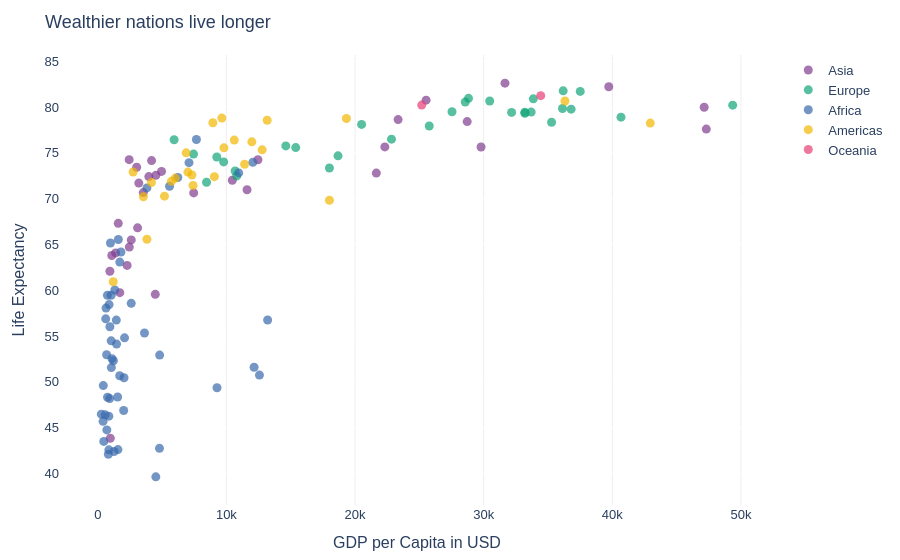

The notebook cell this image was saved under:
### Code cell
# Let's improve it!!
fig = px.scatter(
    data_frame=df, x='gdpPercap', y='lifeExp',
    color='continent',                      # colour encodes category (continent)
    hover_name='country',                   # hover shows country name
    labels={'gdpPercap': 'GDP per Capita in USD',
            'lifeExp': 'Life Expectancy',
            'continent': ''},
    color_discrete_sequence=px.colors.qualitative.Bold  # plotly express 
)
fig.update_layout(
    title='Wealthier nations live longer',
    plot_bgcolor='white', paper_bgcolor='white',
    font=dict(family='Arial', size=13),
    xaxis=dict(showgrid=True, gridcolor='#EEEEEE'),
    margin=dict(l=60, r=40, t=55, b=40), height=500
)

fig.update_traces(marker=dict(size=9, opacity=0.7))
fig.show()

### Figure 1 — Plotly figure (JSON) as saved in the notebook; plotly's stock layout.template omitted (floating-point values rounded to 4 significant figures)
{"data": [{"hovertemplate": "<b>%{hovertext}</b><br><br>=Asia<br>GDP per Capita in USD=%{x}<br>Life Expectancy=%{y}<extra></extra>", "hovertext": ["Afghanistan", "Bahrain", "Bangladesh", "Cambodia", "China", "Hong Kong, China", "India", "Indonesia", "Iran", "Iraq", "Israel", "Japan", "Jordan", "Korea, Dem. Rep.", "Korea, Rep.", "Kuwait", "Lebanon", "Malaysia", "Mongolia", "Myanmar", "Nepal", "Oman", "Pakistan", "Philippines", "Saudi Arabia", "Singapore", "Sri Lanka", "Syria", "Taiwan", "Thailand", "Vietnam", "West Bank and Gaza", "Yemen, Rep."], "legendgroup": "Asia", "marker": {"color": "rgb(127, 60, 141)", "opacity": 0.7, "size": 9, "symbol": "circle"}, "mode": "markers", "name": "Asia", "orientation": "v", "showlegend": true, "type": "scatter", "x": [974.6, 29800.0, 1391.0, 1714.0, 4959.0, 39720.0, 2452.0, 3541.0, 11610.0, 4471.0, 25520.0, 31660.0, 4519.0, 1593.0, 23350.0, 47310.0, 10460.0, 12450.0, 3096.0, 944, 1091.0, 22320.0, 2606.0, 3190.0, 21650.0, 47140.0, 3970.0, 4185.0, 28720.0, 7458.0, 2442.0, 3025.0, 2281.0], "xaxis": "x", "y": [43.83, 75.64, 64.06, 59.72, 72.96, 82.21, 64.7, 70.65, 70.96, 59.55, 80.75, 82.6, 72.53, 67.3, 78.62, 77.59, 71.99, 74.24, 66.8, 62.07, 63.78, 75.64, 65.48, 71.69, 72.78, 79.97, 72.4, 74.14, 78.4, 70.62, 74.25, 73.42, 62.7], "yaxis": "y"}, {"hovertemplate": "<b>%{hovertext}</b><br><br>=Europe<br>GDP per Capita in USD=%{x}<br>Life Expectancy=%{y}<extra></extra>", "hovertext": ["Albania", "Austria", "Belgium", "Bosnia and Herzegovina", "Bulgaria", "Croatia", "Czech Republic", "Denmark", "Finland", "France", "Germany", "Greece", "Hungary", "Iceland", "Ireland", "Italy", "Montenegro", "Netherlands", "Norway", "Poland", "Portugal", "Romania", "Serbia", "Slovak Republic", "Slovenia", "Spain", "Sweden", "Switzerland", "Turkey", "United Kingdom"], "legendgroup": "Europe", "marker": {"color": "rgb(17, 165, 121)", "opacity": 0.7, "size": 9, "symbol": "circle"}, "mode": "markers", "name": "Europe", "orientation": "v", "showlegend": true, "type": "scatter", "x": [5937.0, 36130.0, 33690.0, 7446.0, 10680.0, 14620.0, 22830.0, 35280.0, 33210.0, 30470.0, 32170.0, 27540.0, 18010.0, 36180.0, 40680.0, 28570.0, 9254.0, 36800.0, 49360.0, 15390.0, 20510.0, 10810.0, 9787.0, 18680.0, 25770.0, 28820.0, 33860.0, 37510.0, 8458.0, 33200.0], "xaxis": "x", "y": [76.42, 79.83, 79.44, 74.85, 73.0, 75.75, 76.49, 78.33, 79.31, 80.66, 79.41, 79.48, 73.34, 81.76, 78.89, 80.55, 74.54, 79.76, 80.2, 75.56, 78.1, 72.48, 74.0, 74.66, 77.93, 80.94, 80.88, 81.7, 71.78, 79.42], "yaxis": "y"}, {"hovertemplate": "<b>%{hovertext}</b><br><br>=Africa<br>GDP per Capita in USD=%{x}<br>Life Expectancy=%{y}<extra></extra>", "hovertext": ["Algeria", "Angola", "Benin", "Botswana", "Burkina Faso", "Burundi", "Cameroon", "Central African Republic", "Chad", "Comoros", "Congo, Dem. Rep.", "Congo, Rep.", "Cote d'Ivoire", "Djibouti", "Egypt", "Equatorial Guinea", "Eritrea", "Ethiopia", "Gabon", "Gambia", "Ghana", "Guinea", "Guinea-Bissau", "Kenya", "Lesotho", "Liberia", "Libya", "Madagascar", "Malawi", "Mali", "Mauritania", "Mauritius", "Morocco", "Mozambique", "Namibia", "Niger", "Nigeria", "Reunion", "Rwanda", "Sao Tome and Principe", "Senegal", "Sierra Leone", "Somalia", "South Africa", "Sudan", "Swaziland", "Tanzania", "Togo", "Tunisia", "Uganda", "Zambia", "Zimbabwe"], "legendgroup": "Africa", "marker": {"color": "rgb(57, 105, 172)", "opacity": 0.7, "size": 9, "symbol": "circle"}, "mode": "markers", "name": "Africa", "orientation": "v", "showlegend": true, "type": "scatter", "x": [6223.0, 4797.0, 1441.0, 12570.0, 1217.0, 430.1, 2042.0, 706.0, 1704.0, 986.1, 277.6, 3633.0, 1545.0, 2082.0, 5581.0, 12150.0, 641.4, 690.8, 13210.0, 752.7, 1328.0, 942.7, 579.2, 1463.0, 1569.0, 414.5, 12060.0, 1045.0, 759.3, 1043.0, 1803.0, 10960.0, 3820.0, 823.7, 4811.0, 619.7, 2014.0, 7670.0, 863.1, 1598.0, 1712.0, 862.5, 926.1, 9270.0, 2602.0, 4513.0, 1107.0, 883.0, 7093.0, 1056.0, 1271.0, 469.7], "xaxis": "x", "y": [72.3, 42.73, 56.73, 50.73, 52.3, 49.58, 50.43, 44.74, 50.65, 65.15, 46.46, 55.32, 48.33, 54.79, 71.34, 51.58, 58.04, 52.95, 56.73, 59.45, 60.02, 56.01, 46.39, 54.11, 42.59, 45.68, 73.95, 59.44, 48.3, 54.47, 64.16, 72.8, 71.16, 42.08, 52.91, 56.87, 46.86, 76.44, 46.24, 65.53, 63.06, 42.57, 48.16, 49.34, 58.56, 39.61, 52.52, 58.42, 73.92, 51.54, 42.38, 43.49], "yaxis": "y"}, {"hovertemplate": "<b>%{hovertext}</b><br><br>=Americas<br>GDP per Capita in USD=%{x}<br>Life Expectancy=%{y}<extra></extra>", "hovertext": ["Argentina", "Bolivia", "Brazil", "Canada", "Chile", "Colombia", "Costa Rica", "Cuba", "Dominican Republic", "Ecuador", "El Salvador", "Guatemala", "Haiti", "Honduras", "Jamaica", "Mexico", "Nicaragua", "Panama", "Paraguay", "Peru", "Puerto Rico", "Trinidad and Tobago", "United States", "Uruguay", "Venezuela"], "legendgroup": "Americas", "marker": {"color": "rgb(242, 183, 1)", "opacity": 0.7, "size": 9, "symbol": "circle"}, "mode": "markers", "name": "Americas", "orientation": "v", "showlegend": true, "type": "scatter", "x": [12780.0, 3822.0, 9066.0, 36320.0, 13170.0, 7007.0, 9645.0, 8948.0, 6025.0, 6873.0, 5728.0, 5186.0, 1202.0, 3548.0, 7321.0, 11980.0, 2749.0, 9809.0, 4173.0, 7409.0, 19330.0, 18010.0, 42950.0, 10610.0, 11420.0], "xaxis": "x", "y": [75.32, 65.55, 72.39, 80.65, 78.55, 72.89, 78.78, 78.27, 72.23, 74.99, 71.88, 70.26, 60.92, 70.2, 72.57, 76.19, 72.9, 75.54, 71.75, 71.42, 78.75, 69.82, 78.24, 76.38, 73.75], "yaxis": "y"}, {"hovertemplate": "<b>%{hovertext}</b><br><br>=Oceania<br>GDP per Capita in USD=%{x}<br>Life Expectancy=%{y}<extra></extra>", "hovertext": ["Australia", "New Zealand"], "legendgroup": "Oceania", "marker": {"color": "rgb(231, 63, 116)", "opacity": 0.7, "size": 9, "symbol": "circle"}, "mode": "markers", "name": "Oceania", "orientation": "v", "showlegend": true, "type": "scatter", "x": [34440.0, 25190.0], "xaxis": "x", "y": [81.23, 80.2], "yaxis": "y"}], "layout": {"autosize": true, "font": {"family": "Arial", "size": 13}, "legend": {"title": {"text": ""}, "tracegroupgap": 0}, "margin": {"b": 40, "l": 60, "r": 40, "t": 55}, "paper_bgcolor": "white", "plot_bgcolor": "white", "title": {"text": "Wealthier nations live longer"}, "xaxis": {"anchor": "y", "autorange": true, "domain": [0, 1], "gridcolor": "#EEEEEE", "range": [-2808.0, 52440.0], "showgrid": true, "title": {"text": "GDP per Capita in USD"}, "type": "linear"}, "yaxis": {"anchor": "x", "autorange": true, "domain": [0, 1], "range": [36.44, 85.78], "title": {"text": "Life Expectancy"}, "type": "linear"}}}
